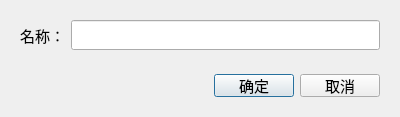
<?xml version="1.0" encoding="UTF-8"?>
<ui version="4.0">
 <class>EditNodeDialog</class>
 <widget class="QDialog" name="EditNodeDialog">
  <property name="geometry">
   <rect>
    <x>0</x>
    <y>0</y>
    <width>400</width>
    <height>91</height>
   </rect>
  </property>
  <property name="font">
   <font>
    <family>新宋体</family>
    <pointsize>11</pointsize>
   </font>
  </property>
  <property name="windowTitle">
   <string>Dialog</string>
  </property>
  <layout class="QVBoxLayout" name="verticalLayout">
   <item>
    <widget class="QWidget" name="widget_2" native="true">
     <layout class="QHBoxLayout" name="horizontalLayout_2">
      <item>
       <widget class="QLabel" name="label">
        <property name="text">
         <string>名称：</string>
        </property>
       </widget>
      </item>
      <item>
       <widget class="QLineEdit" name="edtName"/>
      </item>
     </layout>
    </widget>
   </item>
   <item>
    <widget class="QWidget" name="widget" native="true">
     <property name="minimumSize">
      <size>
       <width>0</width>
       <height>41</height>
      </size>
     </property>
     <property name="maximumSize">
      <size>
       <width>16777215</width>
       <height>41</height>
      </size>
     </property>
     <layout class="QHBoxLayout" name="horizontalLayout">
      <item>
       <spacer name="horizontalSpacer">
        <property name="orientation">
         <enum>Qt::Horizontal</enum>
        </property>
        <property name="sizeHint" stdset="0">
         <size>
          <width>205</width>
          <height>20</height>
         </size>
        </property>
       </spacer>
      </item>
      <item>
       <widget class="QPushButton" name="btnOk">
        <property name="text">
         <string>确定</string>
        </property>
       </widget>
      </item>
      <item>
       <widget class="QPushButton" name="btnCancel">
        <property name="text">
         <string>取消</string>
        </property>
       </widget>
      </item>
     </layout>
    </widget>
   </item>
  </layout>
 </widget>
 <resources/>
 <connections/>
</ui>
